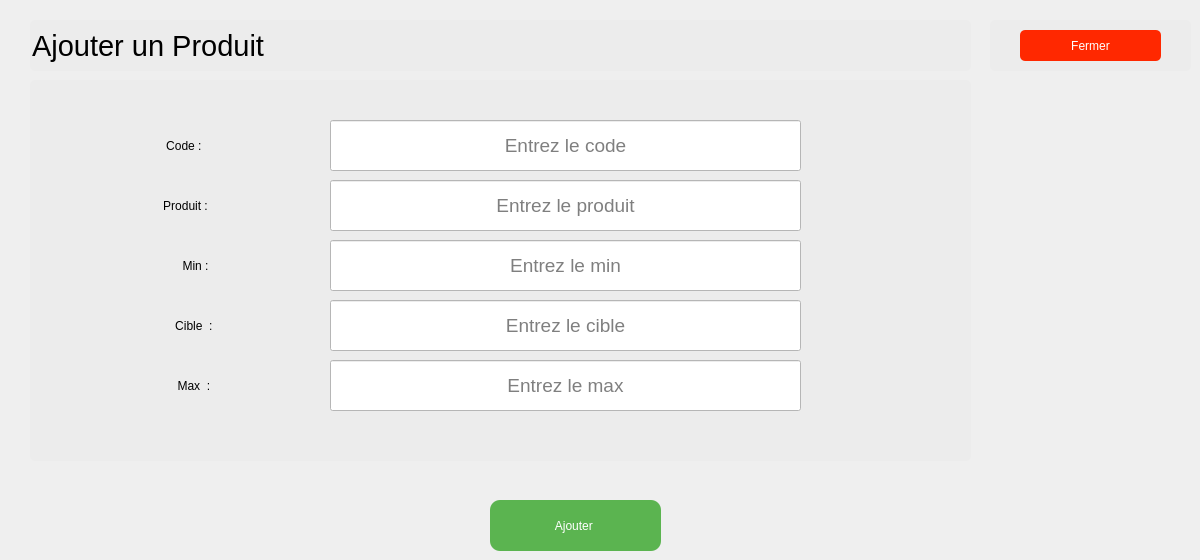
    <widget class="QWidget" name="tab_2">
     <attribute name="title">
      <string>Ajouter</string>
     </attribute>
     <widget class="QLineEdit" name="cibleInput">
      <property name="geometry">
       <rect>
        <x>330</x>
        <y>300</y>
        <width>471</width>
        <height>51</height>
       </rect>
      </property>
      <property name="font">
       <font>
        <pointsize>14</pointsize>
       </font>
      </property>
      <property name="styleSheet">
       <string notr="true">background-color: rgb(255, 255, 255);</string>
      </property>
      <property name="alignment">
       <set>Qt::AlignCenter</set>
      </property>
      <property name="placeholderText">
       <string>Entrez le cible</string>
      </property>
     </widget>
     <widget class="QLineEdit" name="produitInput">
      <property name="geometry">
       <rect>
        <x>330</x>
        <y>180</y>
        <width>471</width>
        <height>51</height>
       </rect>
      </property>
      <property name="font">
       <font>
        <pointsize>14</pointsize>
       </font>
      </property>
      <property name="styleSheet">
       <string notr="true">background-color: rgb(255, 255, 255);</string>
      </property>
      <property name="alignment">
       <set>Qt::AlignCenter</set>
      </property>
      <property name="placeholderText">
       <string>Entrez le produit</string>
      </property>
     </widget>
     <widget class="QLineEdit" name="minInput">
      <property name="geometry">
       <rect>
        <x>330</x>
        <y>240</y>
        <width>471</width>
        <height>51</height>
       </rect>
      </property>
      <property name="font">
       <font>
        <pointsize>14</pointsize>
       </font>
      </property>
      <property name="styleSheet">
       <string notr="true">background-color: rgb(255, 255, 255);</string>
      </property>
      <property name="alignment">
       <set>Qt::AlignCenter</set>
      </property>
      <property name="placeholderText">
       <string>Entrez le min</string>
      </property>
     </widget>
     <widget class="QLabel" name="label_6">
      <property name="geometry">
       <rect>
        <x>100</x>
        <y>310</y>
        <width>191</width>
        <height>31</height>
       </rect>
      </property>
      <property name="styleSheet">
       <string notr="true">
font: 14pt &quot;MS Shell Dlg 2&quot;;
background-color:#ececec;</string>
      </property>
      <property name="text">
       <string>Cible  : </string>
      </property>
      <property name="alignment">
       <set>Qt::AlignCenter</set>
      </property>
     </widget>
     <widget class="QLineEdit" name="codeInput">
      <property name="geometry">
       <rect>
        <x>330</x>
        <y>120</y>
        <width>471</width>
        <height>51</height>
       </rect>
      </property>
      <property name="font">
       <font>
        <pointsize>14</pointsize>
       </font>
      </property>
      <property name="styleSheet">
       <string notr="true">background-color: rgb(255, 255, 255);</string>
      </property>
      <property name="alignment">
       <set>Qt::AlignCenter</set>
      </property>
      <property name="placeholderText">
       <string>Entrez le code</string>
      </property>
     </widget>
     <widget class="QLabel" name="label_2">
      <property name="geometry">
       <rect>
        <x>120</x>
        <y>190</y>
        <width>131</width>
        <height>31</height>
       </rect>
      </property>
      <property name="styleSheet">
       <string notr="true">
font: 14pt &quot;MS Shell Dlg 2&quot;;
background-color:#ececec;</string>
      </property>
      <property name="text">
       <string>Produit :</string>
      </property>
      <property name="alignment">
       <set>Qt::AlignCenter</set>
      </property>
     </widget>
     <widget class="QLabel" name="label_4">
      <property name="geometry">
       <rect>
        <x>130</x>
        <y>250</y>
        <width>131</width>
        <height>31</height>
       </rect>
      </property>
      <property name="styleSheet">
       <string notr="true">
font: 14pt &quot;MS Shell Dlg 2&quot;;
background-color:#ececec;</string>
      </property>
      <property name="text">
       <string>Min :</string>
      </property>
      <property name="alignment">
       <set>Qt::AlignCenter</set>
      </property>
     </widget>
     <widget class="QLabel" name="label">
      <property name="geometry">
       <rect>
        <x>120</x>
        <y>130</y>
        <width>131</width>
        <height>31</height>
       </rect>
      </property>
      <property name="styleSheet">
       <string notr="true">
font: 14pt &quot;MS Shell Dlg 2&quot;;
background-color:#ececec;</string>
      </property>
      <property name="text">
       <string>Code : </string>
      </property>
      <property name="alignment">
       <set>Qt::AlignCenter</set>
      </property>
     </widget>
     <widget class="QPushButton" name="addProductButton">
      <property name="geometry">
       <rect>
        <x>490</x>
        <y>500</y>
        <width>171</width>
        <height>51</height>
       </rect>
      </property>
      <property name="styleSheet">
       <string notr="true">/* Style de base pour le QPushButton */

QPushButton {
    background-color: #5bb450;
font: 75 15pt &quot;Nirmala UI&quot;; /* Bleu légèrement plus foncé que l'arrière-plan global */
    color: #ffffff; /* Texte blanc */
    border: 5px; /* Bordure bleue */
    border-radius: 10px; /* Coins arrondis */
    padding: 5px 10px; /* Espacement interne */

}

/* Style du QPushButton lorsqu'il est survolé */
QPushButton:hover {
    background-color: #1b6488; /* Bleu plus foncé au survol */
}

/* Style du QPushButton lorsqu'il est pressé (clic) */
QPushButton:pressed {
    background-color: #1a5c7a; /* Bleu encore plus foncé au clic */
}

/* Style du QPushButton lorsqu'il est en focus (tabulation) */
QPushButton:focus {
    outline: none; /* Supprimer le contour par défaut */
    border: 2px solid #1a5c7a; /* Bordure plus foncée lorsqu'en focus */
}

/* Style du QPushButton lorsqu'il est désactivé */
QPushButton:disabled {
    background-color: #b0b0b0; /* Fond gris clair pour les boutons désactivés */
    color: #707070; /* Couleur du texte grise pour les boutons désactivés */
    border: 2px solid #b0b0b0; /* Bordure grise pour les boutons désactivés */
}

/* Style général pour les widgets lorsqu'ils sont désactivés */
QWidget:disabled {
    background-color: #f0f0f0; /* Fond gris clair pour les widgets désactivés */
    color: #a0a0a0; /* Couleur du texte grise pour les widgets désactivés */
}
</string>
      </property>
      <property name="text">
       <string>Ajouter </string>
      </property>
     </widget>
     <widget class="QLabel" name="label_7">
      <property name="geometry">
       <rect>
        <x>100</x>
        <y>370</y>
        <width>191</width>
        <height>31</height>
       </rect>
      </property>
      <property name="styleSheet">
       <string notr="true">
font: 14pt &quot;MS Shell Dlg 2&quot;;
background-color:#ececec;</string>
      </property>
      <property name="text">
       <string>Max  : </string>
      </property>
      <property name="alignment">
       <set>Qt::AlignCenter</set>
      </property>
     </widget>
     <widget class="QLineEdit" name="maxInput">
      <property name="geometry">
       <rect>
        <x>330</x>
        <y>360</y>
        <width>471</width>
        <height>51</height>
       </rect>
      </property>
      <property name="font">
       <font>
        <pointsize>14</pointsize>
       </font>
      </property>
      <property name="styleSheet">
       <string notr="true">background-color: rgb(255, 255, 255);</string>
      </property>
      <property name="alignment">
       <set>Qt::AlignCenter</set>
      </property>
      <property name="placeholderText">
       <string>Entrez le max</string>
      </property>
     </widget>
     <widget class="QLineEdit" name="lineEdit_5">
      <property name="geometry">
       <rect>
        <x>30</x>
        <y>80</y>
        <width>941</width>
        <height>381</height>
       </rect>
      </property>
      <property name="styleSheet">
       <string notr="true">font: 22pt &quot;Cascadia Code&quot;;
border-radius: 5px;
background-color:#ececec;</string>
      </property>
      <property name="readOnly">
       <bool>true</bool>
      </property>
     </widget>
     <widget class="QLineEdit" name="lineEdit_7">
      <property name="geometry">
       <rect>
        <x>30</x>
        <y>20</y>
        <width>941</width>
        <height>51</height>
       </rect>
      </property>
      <property name="font">
       <font>
        <family>Nirmala UI</family>
        <pointsize>22</pointsize>
        <weight>9</weight>
        <italic>false</italic>
        <bold>false</bold>
       </font>
      </property>
      <property name="styleSheet">
       <string notr="true">font: 75 22pt &quot;Nirmala UI&quot;;
border-radius: 5px;
background-color:#ececec;</string>
      </property>
      <property name="text">
       <string>Ajouter un Produit</string>
      </property>
      <property name="readOnly">
       <bool>true</bool>
      </property>
     </widget>
     <widget class="QPushButton" name="pushButton_8">
      <property name="geometry">
       <rect>
        <x>1020</x>
        <y>30</y>
        <width>141</width>
        <height>31</height>
       </rect>
      </property>
      <property name="styleSheet">
       <string notr="true">font: 75 12pt &quot;Nirmala UI&quot;;
color: rgb(255, 255, 255);
border-radius: 5px;
background-color: #ff2800</string>
      </property>
      <property name="text">
       <string>Fermer</string>
      </property>
     </widget>
     <widget class="QLineEdit" name="lineEdit_8">
      <property name="geometry">
       <rect>
        <x>990</x>
        <y>20</y>
        <width>201</width>
        <height>51</height>
       </rect>
      </property>
      <property name="styleSheet">
       <string notr="true">font: 22pt &quot;Cascadia Code&quot;;
border-radius: 5px;
background-color:#ececec;</string>
      </property>
      <property name="readOnly">
       <bool>true</bool>
      </property>
     </widget>
     <zorder>lineEdit_5</zorder>
     <zorder>cibleInput</zorder>
     <zorder>produitInput</zorder>
     <zorder>minInput</zorder>
     <zorder>label_6</zorder>
     <zorder>codeInput</zorder>
     <zorder>label_2</zorder>
     <zorder>label_4</zorder>
     <zorder>label</zorder>
     <zorder>addProductButton</zorder>
     <zorder>label_7</zorder>
     <zorder>maxInput</zorder>
     <zorder>lineEdit_7</zorder>
     <zorder>lineEdit_8</zorder>
     <zorder>pushButton_8</zorder>
    </widget>
